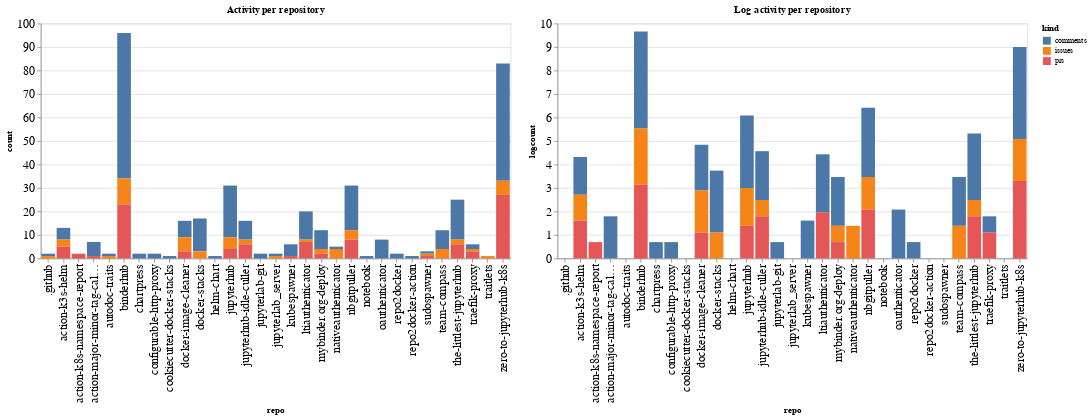

The notebook cell saved with this chart:
### Code cell
ch1 = alt.Chart(repo_summaries, width=600, title="Activity per repository").mark_bar().encode(
    x='repo',
    y='count',
    color='kind',
    tooltip="kind"
)

ch2 = alt.Chart(repo_summaries, width=600, title="Log activity per repository").mark_bar().encode(
    x='repo',
    y='logcount',
    color='kind',
    tooltip="kind"
)

ch1 | ch2

### Figure 1 — Vega-Lite specification as saved in the notebook (floating-point values rounded to 4 significant figures)
{"config": {"axisLeft": {"labelFontSize": 15}, "axisBottom": {"labelFontSize": 15}}, "hconcat": [{"mark": "bar", "encoding": {"color": {"type": "nominal", "field": "kind"}, "tooltip": {"type": "nominal", "field": "kind"}, "x": {"type": "nominal", "field": "repo"}, "y": {"type": "quantitative", "field": "count"}}, "title": "Activity per repository", "width": 600}, {"mark": "bar", "encoding": {"color": {"type": "nominal", "field": "kind"}, "tooltip": {"type": "nominal", "field": "kind"}, "x": {"type": "nominal", "field": "repo"}, "y": {"type": "quantitative", "field": "logcount"}}, "title": "Log activity per repository", "width": 600}], "data": {"name": "data-9741a9e7f5a879a53b1113f648a12335"}, "$schema": "https://vega.github.io/schema/vega-lite/v4.8.1.json", "datasets": {"data-9741a9e7f5a879a53b1113f648a12335": [{"repo": ".github", "kind": "comments", "count": 1, "logcount": 0.0}, {"repo": ".github", "kind": "issues", "count": 1, "logcount": 0.0}, {"repo": "action-k3s-helm", "kind": "comments", "count": 5, "logcount": 1.609}, {"repo": "action-k3s-helm", "kind": "issues", "count": 3, "logcount": 1.099}, {"repo": "action-k3s-helm", "kind": "prs", "count": 5, "logcount": 1.609}, {"repo": "action-k8s-namespace-report", "kind": "prs", "count": 2, "logcount": 0.6931}, {"repo": "action-major-minor-tag-calculator", "kind": "comments", "count": 6, "logcount": 1.792}, {"repo": "action-major-minor-tag-calculator", "kind": "prs", "count": 1, "logcount": 0.0}, {"repo": "autodoc-traits", "kind": "comments", "count": 1, "logcount": 0.0}, {"repo": "autodoc-traits", "kind": "issues", "count": 1, "logcount": 0.0}, {"repo": "binderhub", "kind": "comments", "count": 62, "logcount": 4.127}, {"repo": "binderhub", "kind": "issues", "count": 11, "logcount": 2.398}, {"repo": "binderhub", "kind": "prs", "count": 23, "logcount": 3.135}, {"repo": "chartpress", "kind": "comments", "count": 2, "logcount": 0.6931}, {"repo": "configurable-http-proxy", "kind": "comments", "count": 2, "logcount": 0.6931}, {"repo": "cookiecutter-docker-stacks", "kind": "comments", "count": 1, "logcount": 0.0}, {"repo": "docker-image-cleaner", "kind": "comments", "count": 7, "logcount": 1.946}, {"repo": "docker-image-cleaner", "kind": "issues", "count": 6, "logcount": 1.792}, {"repo": "docker-image-cleaner", "kind": "prs", "count": 3, "logcount": 1.099}, {"repo": "docker-stacks", "kind": "comments", "count": 14, "logcount": 2.639}, {"repo": "docker-stacks", "kind": "issues", "count": 3, "logcount": 1.099}, {"repo": "helm-chart", "kind": "comments", "count": 1, "logcount": 0.0}, {"repo": "jupyterhub", "kind": "comments", "count": 22, "logcount": 3.091}, {"repo": "jupyterhub", "kind": "issues", "count": 5, "logcount": 1.609}, {"repo": "jupyterhub", "kind": "prs", "count": 4, "logcount": 1.386}, {"repo": "jupyterhub-idle-culler", "kind": "comments", "count": 8, "logcount": 2.079}, {"repo": "jupyterhub-idle-culler", "kind": "issues", "count": 2, "logcount": 0.6931}, {"repo": "jupyterhub-idle-culler", "kind": "prs", "count": 6, "logcount": 1.792}, {"repo": "jupyterlab-git", "kind": "comments", "count": 2, "logcount": 0.6931}, {"repo": "jupyterlab_server", "kind": "comments", "count": 1, "logcount": 0.0}, {"repo": "jupyterlab_server", "kind": "issues", "count": 1, "logcount": 0.0}, {"repo": "kubespawner", "kind": "comments", "count": 5, "logcount": 1.609}, {"repo": "kubespawner", "kind": "prs", "count": 1, "logcount": 0.0}, {"repo": "ltiauthenticator", "kind": "comments", "count": 12, "logcount": 2.485}, {"repo": "ltiauthenticator", "kind": "issues", "count": 1, "logcount": 0.0}, {"repo": "ltiauthenticator", "kind": "prs", "count": 7, "logcount": 1.946}, {"repo": "mybinder.org-deploy", "kind": "comments", "count": 8, "logcount": 2.079}, {"repo": "mybinder.org-deploy", "kind": "issues", "count": 2, "logcount": 0.6931}, {"repo": "mybinder.org-deploy", "kind": "prs", "count": 2, "logcount": 0.6931}, {"repo": "nativeauthenticator", "kind": "comments", "count": 1, "logcount": 0.0}, {"repo": "nativeauthenticator", "kind": "issues", "count": 4, "logcount": 1.386}, {"repo": "nbgitpuller", "kind": "comments", "count": 19, "logcount": 2.944}, {"repo": "nbgitpuller", "kind": "issues", "count": 4, "logcount": 1.386}, {"repo": "nbgitpuller", "kind": "prs", "count": 8, "logcount": 2.079}, {"repo": "notebook", "kind": "comments", "count": 1, "logcount": 0.0}, {"repo": "oauthenticator", "kind": "comments", "count": 8, "logcount": 2.079}, {"repo": "repo2docker", "kind": "comments", "count": 2, "logcount": 0.6931}, {"repo": "repo2docker-action", "kind": "comments", "count": 1, "logcount": 0.0}, {"repo": "sudospawner", "kind": "comments", "count": 1, "logcount": 0.0}, {"repo": "sudospawner", "kind": "issues", "count": 1, "logcount": 0.0}, {"repo": "sudospawner", "kind": "prs", "count": 1, "logcount": 0.0}, {"repo": "team-compass", "kind": "comments", "count": 8, "logcount": 2.079}, {"repo": "team-compass", "kind": "issues", "count": 4, "logcount": 1.386}, {"repo": "the-littlest-jupyterhub", "kind": "comments", "count": 17, "logcount": 2.833}, {"repo": "the-littlest-jupyterhub", "kind": "issues", "count": 2, "logcount": 0.6931}, {"repo": "the-littlest-jupyterhub", "kind": "prs", "count": 6, "logcount": 1.792}, {"repo": "traefik-proxy", "kind": "comments", "count": 2, "logcount": 0.6931}, {"repo": "traefik-proxy", "kind": "issues", "count": 1, "logcount": 0.0}, {"repo": "traefik-proxy", "kind": "prs", "count": 3, "logcount": 1.099}, {"repo": "traitlets", "kind": "issues", "count": 1, "logcount": 0.0}, {"repo": "zero-to-jupyterhub-k8s", "kind": "comments", "count": 50, "logcount": 3.912}, {"repo": "zero-to-jupyterhub-k8s", "kind": "issues", "count": 6, "logcount": 1.792}, {"repo": "zero-to-jupyterhub-k8s", "kind": "prs", "count": 27, "logcount": 3.296}]}}
